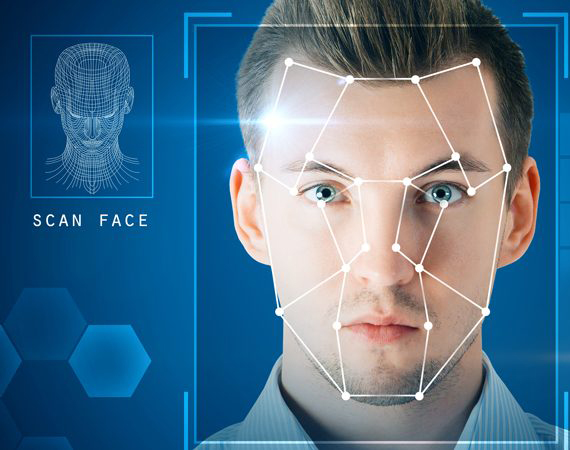
#> input picture face_rec2.jpg, 570 x 450 px; its folder holds only this picture in this run
$ python -i Person_Count.py   (imports and definitions only)
#> lines starting #> are read from the running program, lines starting #| are printed output that depends on the picture; after the words box and inside, x2 and y2 are one past the last pixel; in counts of white or black regions, pixels touching at a corner belong together
import cv2
from tkinter import filedialog
from tkinter import *
import threading
import pyttsx3 as t2s
from tkinter.font import  Font
from PIL import ImageTk, Image
import os
face_cascade = cv2.CascadeClassifier('face_cas.xml')

def thread(n):
    try:
        eng = t2s.init()
        eng.setProperty('rate', 120)
        eng.setProperty('volume', .9)
        eng.say("Number Of Persons Are %s" % (n))
        eng.runAndWait()
    except:
        pass
n1=0
def image_operation(img):

    global n1
    gray = cv2.cvtColor(img, cv2.COLOR_BGR2GRAY)
    face = face_cascade.detectMultiScale(gray, scaleFactor=1.2, minNeighbors=5)
    n=0
    for (x, y, w, h) in face:
        cv2.rectangle(img, (x, y), (x + w, y + h), (255, 255, 0), 2)
        n = face.shape[0]

        cv2.putText(img, 'Number Of Person : ' + str(n), (10, 30), cv2.FONT_HERSHEY_COMPLEX, 1, (255, 100, 0), 1)

    if n==0:
        n1=0
    try:

        if n1!=n:
            n1 = n

            t = threading.Thread(name='child', target=thread, args=(n,))
            if not t.is_alive():
                t.start()
    except:
        pass
    return img

def from_image():
    try:
        img_path = filedialog.askopenfilename(initialdir="/", title="select file",filetypes=(("jpeg files", "*.jpg"), ("all files", "*.*")))
#> the answer given: face_rec2.jpg
        img = cv2.imread(img_path)
#> img is the input picture: shape (450, 570, 3); mean B, G, R 140.1, 114.5, 79.2
        height, width, depth = img.shape
#> height = 450; width = 570; depth = 3
        print(width,height)
#| 570 450
        if width>height:
            img = cv2.resize(img, (1280,960))
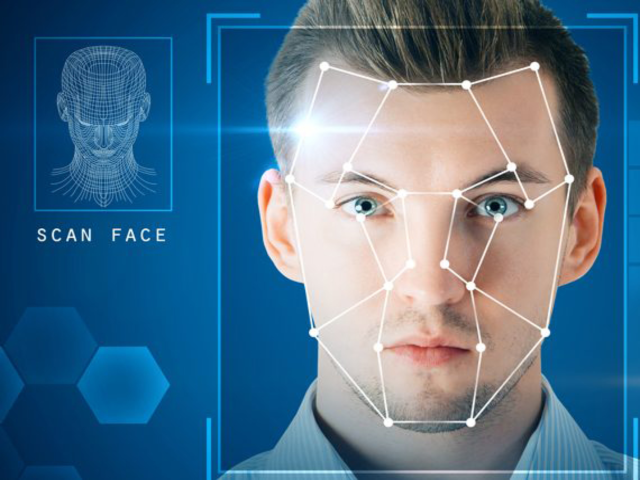
#> img: shape (960, 1280, 3) (shown at 1/2 size); mean B, G, R 140, 114.4, 79.1
        else:
            img = cv2.resize(img, (960, 1280))

        img = image_operation(img)
#> in image_operation, `gray = cv2.cvtColor(img, cv2.COLOR_BGR2GRAY)`:
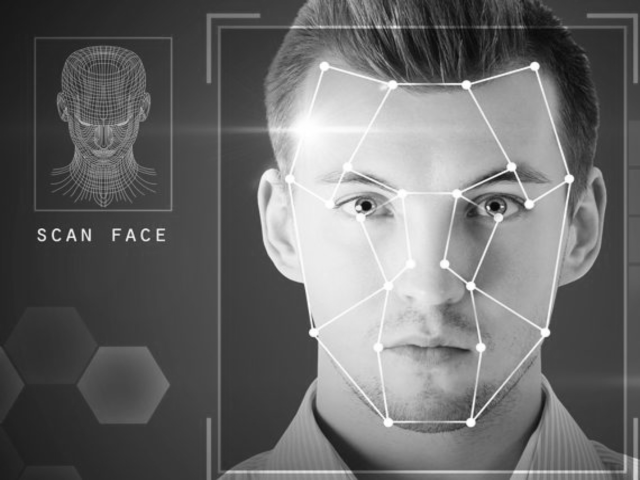
#> gray: shape (960, 1280) (shown at 1/2 size); min 6, max 255, mean 106.7
#> in image_operation, `face = face_cascade.detectMultiScale(gray, scaleFactor=1.2, minNeighbo..`: face = [[502, 143, 693, 693]]
#> the loop in image_operation, `for (x, y, w, h) in face:` made 1 pass
#> (x, y, w, h, n) on pass 1: (502, 143, 693, 693, 1)
#> after the loop in image_operation, `for (x, y, w, h) in face:`:
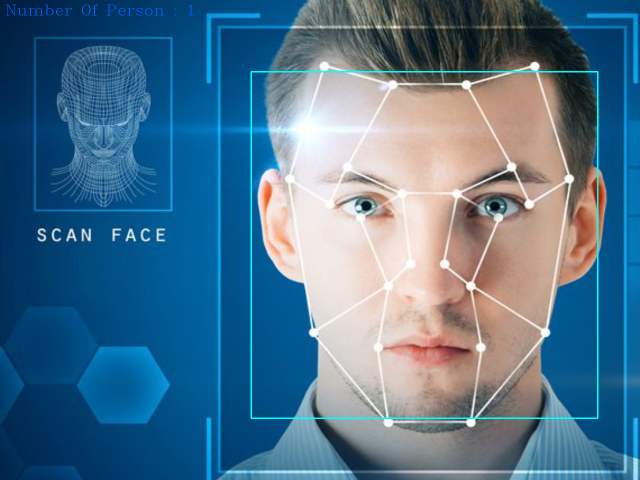
#> img: shape (960, 1280, 3) (shown at 1/2 size); 0.77% of pixels changed, all inside (x1, y1, x2, y2) = (12, 9, 1197, 838)
#> in image_operation, `n1 = n`: n1 = 1
        cv2.imshow('img', img)
        cv2.waitKey(0)
    except:
        pass

# [57 lines left out: function from_camera, not called in this run]


# [4 lines not run here, left out]
# [1 line that did not run here, left out]
f4 = Font(family="Time New Roman", size=13, weight="bold")
# [1 line that did not run here, left out]
# [1 line that did not run here, left out]
# [1 line that did not run here, left out]
# [1 line that did not run here, left out]
# [2 lines not run here, left out]

>>> result = from_image()
